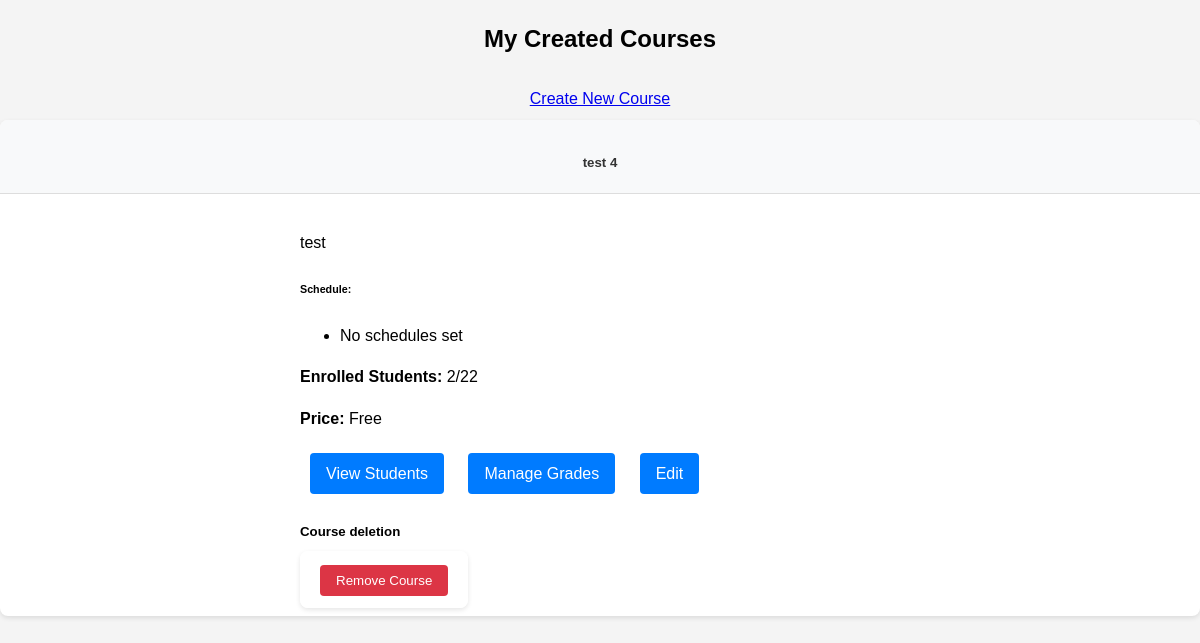
The page /created_courses/ (signed in) on the database as committed earlier.
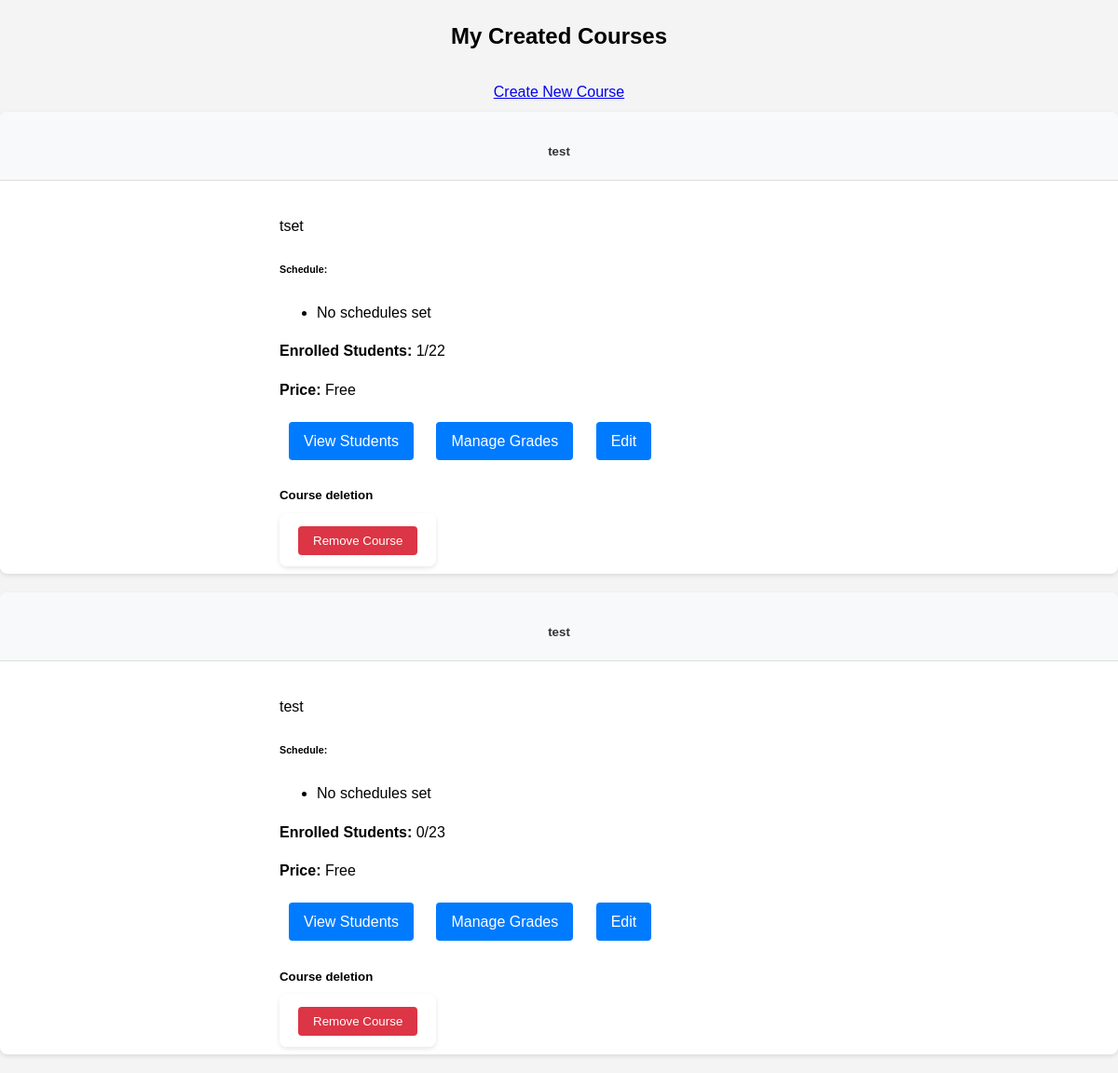
The same page on the database as committed later.
### course/models.py (models this page shows, shortened)
class Course(models.Model):
    title = models.CharField(max_length=200)
    description = models.TextField()
    content = models.TextField(help_text="Detailed course content and materials")
    teacher = models.ForeignKey(
        settings.AUTH_USER_MODEL,
        on_delete=models.CASCADE,
        limit_choices_to={'is_teacher': True},
    )
    capacity = models.PositiveIntegerField()
    pre_requisites = models.TextField(blank=True, null=True)
    created_at = models.DateTimeField(auto_now_add=True)
    price = models.DecimalField(
        max_digits=10,
        decimal_places=2,
        default=Decimal('0.00'),
        help_text="Course price in USD"
    )

### course/views.py (the view)
# urls.py: path('created_courses/', views.view_created_courses, name='created_courses'),
@login_required
def view_created_courses(request):
    courses = Course.objects.filter(teacher=request.user)
    return render(request, 'courses/created_courses.html', {
        'courses': courses
    })

### course/templates/courses/created_courses.html (shortened to what this page needs)
{% extends 'base.html' %}
{% load static %}
{% block content %}
<div class="container">
    <div class="d-flex justify-content-between align-items-center mb-4">
        <h2>My Created Courses</h2>
        <a href="{% url 'create_course' %}" class="btn btn-success">Create New Course</a>
    </div>
    {% if courses %}
        <div class="row">
            {% for course in courses %}
            <div class="col-md-6 mb-4">
                <div class="card h-100">
                    <div class="card-header">
                        <h5 class="card-title mb-0">{{ course.title }}</h5>
                    </div>
                    <div class="card-body">
                        <p class="card-text">{{ course.description|truncatewords:30 }}</p>
                        <h6>Schedule:</h6>
                        <ul class="list-group mb-3">
                        {% for schedule in course.schedules.all %}
                            <li class="list-group-item">{{ schedule.get_schedule_display }}</li>
                        {% empty %}
                            <li class="list-group-item">No schedules set</li>
                        {% endfor %}
                        </ul>
                        <p><strong>Enrolled Students:</strong>
                            {{ course.enrollments.filter.count }}/{{ course.capacity }}
                        </p>
                        <p><strong>Price:</strong>
                            {% if course.price == 0 %}
                                Free
                            {% else %}
                                ${{ course.price }}
                            {% endif %}
                        </p>
                        <div class="btn-group">
                            <a href="{% url 'enrolled_students' course.id %}"
                               class="btn btn-primary btn-sm">View Students</a>
                            <a href="{% url 'teacher_course_grades' course.id %}"
                               class="btn btn-primary btn-sm">Manage Grades</a>
                            <a href="{% url 'edit_course' course.id %}"
                               class="btn btn-primary btn-sm">Edit</a>
                        </div>
                        <div class="modal fade" id="deleteModal{{ course.id }}" tabindex="-1">
                            <div class="modal-dialog">
                                <div class="modal-content">
                                    <div class="modal-header">
                                        <h5 class="modal-title">Course deletion</h5>
                                    </div>
                                    <div class="modal-footer">
                                        <form method="post" action="{% url 'remove_course' course.id %}" style="display: inline;">
                                            <button type="submit" class="btn btn-danger">Remove Course</button>
                                        </form>
                                    </div>
                                </div>
                            </div>
                        </div>
                    </div>
                </div>
            </div>
            {% endfor %}
        </div>
    {% else %}
        <div class="alert alert-info">
            <p>You haven't created any courses yet.</p>
            <a href="{% url 'create_course' %}" class="btn btn-primary">Create Your First Course</a>
        </div>
    {% endif %}
</div>
{% endblock %}

Rows that differ between the two databases and show on the page:
removed Course: title "test 4", description "test", enrollments.filter.count "2", capacity "22", price "Free"
added Course: title "test", description "tset", enrollments.filter.count "1", capacity "22", price "Free"
added Course: title "test", description "test", enrollments.filter.count "0", capacity "23", price "Free"
